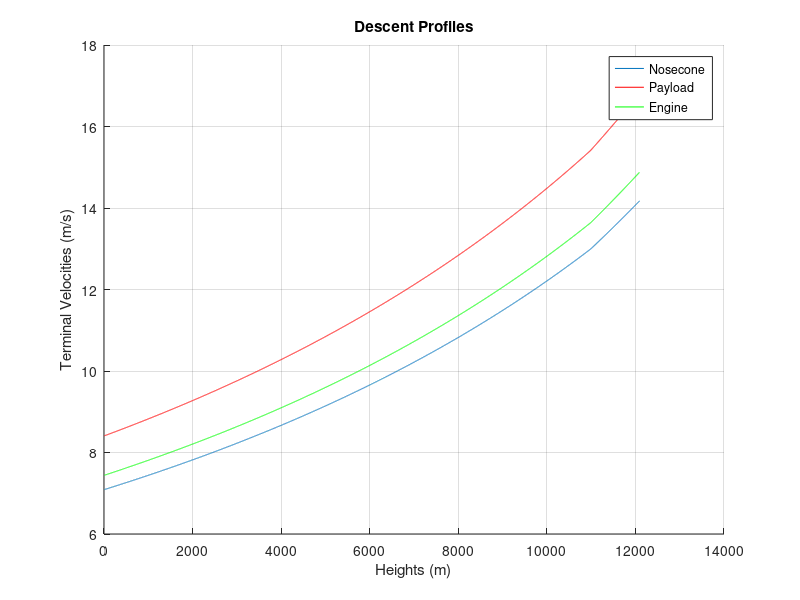

MATLAB code to generate this figure:
%% Initial conditions, measurements, variables, etc.
%units (m,kg)
clc
clear all 
close all
g_0 = 9.8;
m_nosecone = 4.535;
d_rocket_nosecone = .10551;
l_nosecone = .5588;
m_payload = 11.34;
d_rocket_payload = 0.152; 
l_payload = 1.021; 
m_engine = 27.2;
d_rocket_engine = d_rocket_payload;
l_engine =  1.374; 
a_fin = .088; %one fin

%Diameter of the parachute
a_chute_nc = (0.9144.^2)/4 * pi;%36 inches
a_chute_pl = (1.2192.^2)/4 * pi;%48 inches
a_chute_eng =(2.1336.^2)/4 * pi;%84 inches 

%coefficient of drag for the parachutes
%Parachute drag based on circular parachute, from Knacke 5-25
cd_parachute = 2.2;
cd_cylinder = 1;

%Calculates the areas of each part of the rocket
a_rocket_nosecone = l_nosecone * d_rocket_nosecone;
a_rocket_payload = l_nosecone * d_rocket_nosecone;
a_rocket_engine = l_nosecone * d_rocket_nosecone + 2 * a_fin;
a_rocket = a_rocket_nosecone + a_rocket_payload + a_rocket_engine;



%% Density profile of the atmosphere (0-13000m) 
  
T_0 = 288.16; %sea level temperature (kelvin)
rho_0 = 1.225; %sea level density (kg/m^3)
a = -0.0065; %lapse rate (K/m)
R = 287.05; %gas constant (J/kg*K)
den = []; 

for h = 1:11000 
    T = T_0 + a*h; 
    den(h) = rho_0 * (T/T_0)^((-g_0/(a*R)) - 1 );
end 
T_isot = 217; %isothermal temp (K)
for h = 11001:13000
    den(h) = den(11000) * (exp(1))^((-g_0/(T_isot*R))* (h-11000));
end

%% Calculations of the Decent Profile 

dt = .1;
n_ns = 0; 
v_i = 0; 
h_i = 12192; %(40000 ft)
v_curr = v_i;
h_curr = h_i; 
heights_nc = [];
velocities_nc = []; 

while (h_curr > 10) 
    
    heights_nc = [heights_nc h_curr];
    velocities_nc = [velocities_nc v_curr]; 
    
    F_g = m_nosecone * g_0; 
    F_drag = .5 * den(round(h_curr)) * v_curr^2 * a_chute_nc * cd_parachute; 
    F_curr = F_drag - F_g; 
    dv = (F_curr/m_nosecone)*dt; 
    v_curr = v_i + dv;
    dh = v_i * dt;
    v_i = v_curr; 
    h_curr = h_i + dh;
    h_i = h_curr; 
    n_ns = n_ns + 1;%counting the iterations for time 
        
end 
%calculating decent profile for payload section 
v_i = 0; 
h_i = 12192; %(40000 ft)
v_curr = v_i;
h_curr = h_i; 
velocities_pl = [];
heights_pl = [];
n_pl = 0;

while (h_curr > 10) 
    
    heights_pl = [heights_pl h_curr];
    velocities_pl = [velocities_pl v_curr]; 
    
    F_g = m_payload * g_0; 
    F_drag = .5 * den(round(h_curr)) * v_curr^2 * a_chute_pl * cd_parachute; 
    F_curr = F_drag - F_g; 
    dv = (F_curr/m_payload)*dt; 
    v_curr = v_i + dv;
    dh = v_i * dt;
    v_i = v_curr; 
    h_curr = h_i + dh;
    h_i = h_curr;
    n_pl = n_pl + 1; 
        
end 

%calculating decent profile for engine section
v_i = 0; 
h_i = 12192; %(40000 ft)
v_curr = v_i;
h_curr = h_i; 
heights_eng = [];
velocities_eng = []; 
n_eng = 0; 

while (h_curr > 10) 
    
    heights_eng = [heights_eng h_curr];
    velocities_eng = [velocities_eng v_curr]; 
    
    F_g = m_engine * g_0; 
    F_drag = .5 * den(round(h_curr)) * v_curr^2 * a_chute_eng * cd_parachute; 
    F_curr = F_drag - F_g; 
    dv = (F_curr/ m_engine )*dt; 
    v_curr = v_i + dv; 
    dh = v_i * dt;
    v_i = v_curr; 
    h_curr = h_i + dh;
    h_i = h_curr;
    n_eng = n_eng + 1; 
        
end 

velocity_nc = velocities_nc(end)
velocity_pl = velocities_pl(end)
velocity_eng = velocities_eng(end)
%in seconds (each iteration represents .1 seconds, so divide by 10 to get
%seconds)
time_ns = n_ns/10  
time_pl = n_pl/10
time_eng = n_eng/10


termVel_nc = velocities_nc(80:end);
hold on
%velocities are negative, so multiplied by -1 to make positive
plot(heights_nc(80:end), termVel_nc .* -1); 
plot(heights_pl(80:end), velocities_pl(80:end) .* -1, 'r'); 
plot(heights_eng(80:end), velocities_eng(80:end) .* -1, 'g');
legend('Nosecone', 'Payload', 'Engine');
xlabel('Heights (m)'); 
ylabel('Terminal Velocities (m/s)'); 
title('Descent Profiles'); 
grid on; 